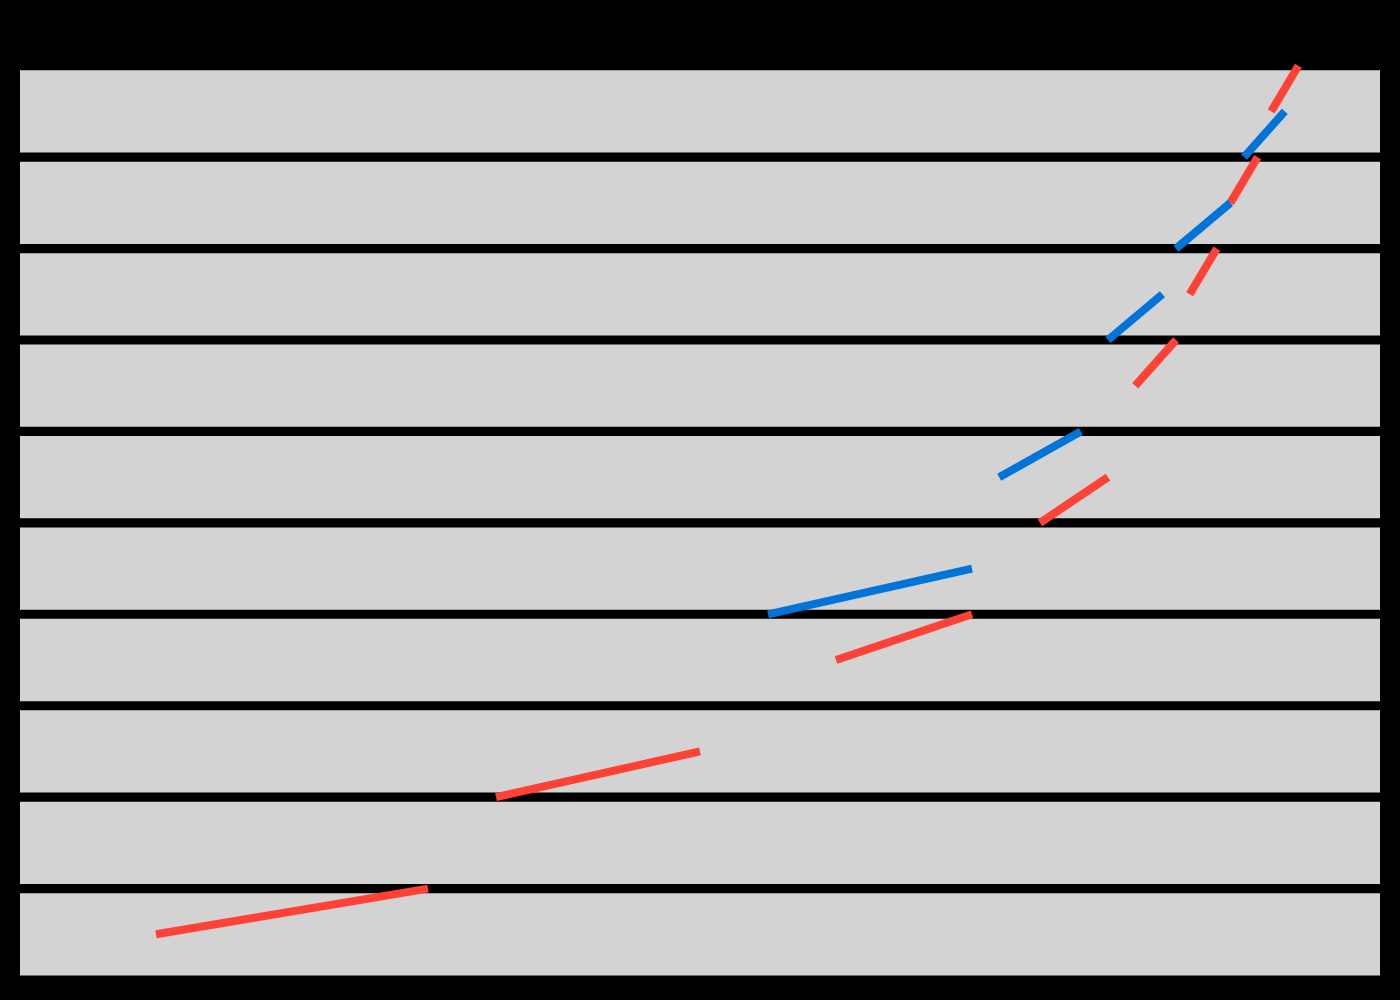

The script that drew this image:
import sys
import json
import plotly.graph_objects as go

if len(sys.argv) != 2:
    sys.exit("Usage: python <script_name>.py <json_file_path>")

json_path = sys.argv[1]

with open(json_path, 'r', encoding='utf-8') as f:
    chart_info = json.load(f)

data = chart_info['chart_data']
texts = chart_info['texts']
colors = chart_info['colors']

fig = go.Figure()

for i, series in enumerate(data):
    fig.add_trace(go.Scatter(
        x=series.get('x'),
        y=series.get('y'),
        mode='lines',
        line=dict(color=colors[i % len(colors)], width=4),
        showlegend=False,
        connectgaps=False
    ))

for y_val in range(1, 11):
    fig.add_shape(
        type="rect",
        xref="paper",
        yref="y",
        x0=0,
        y0=y_val - 0.45,
        x1=1,
        y1=y_val + 0.45,
        fillcolor="#D3D3D3",
        layer="below",
        line_width=0
    )

title_text_parts = []
if texts.get('title'):
    title_text_parts.append(f"<b>{texts['title']}</b>")
if texts.get('subtitle'):
    title_text_parts.append(f'<span style="font-size: 14px;">{texts["subtitle"]}</span>')
full_title = "<br>".join(title_text_parts)

source_text_parts = []
if texts.get('source'):
    source_text_parts.append(texts['source'])
if texts.get('note'):
    source_text_parts.append(texts['note'])
full_source = "<br>".join(source_text_parts)

fig.update_layout(
    plot_bgcolor='#000000',
    paper_bgcolor='#000000',
    font=dict(family="Arial"),
    margin=dict(l=10, r=10, t=10, b=10),
    xaxis=dict(
        visible=False,
        range=[0, 100]
    ),
    yaxis=dict(
        visible=False,
        range=[0.5, 11]
    ),
    title=dict(
        text=full_title,
        x=0.05, xanchor='left', y=0.95, yanchor='top'
    ),
    showlegend=False
)

if full_source:
    fig.add_annotation(
        text=full_source,
        xref="paper", yref="paper",
        x=0, y=-0.05,
        xanchor='left', yanchor='top',
        showarrow=False,
        align='left'
    )

base_name = json_path.replace('\\', '/').split('/')[-1].rsplit('.', 1)[0]
output_filename = f"{base_name}.png"
fig.write_image(output_filename, scale=2)
